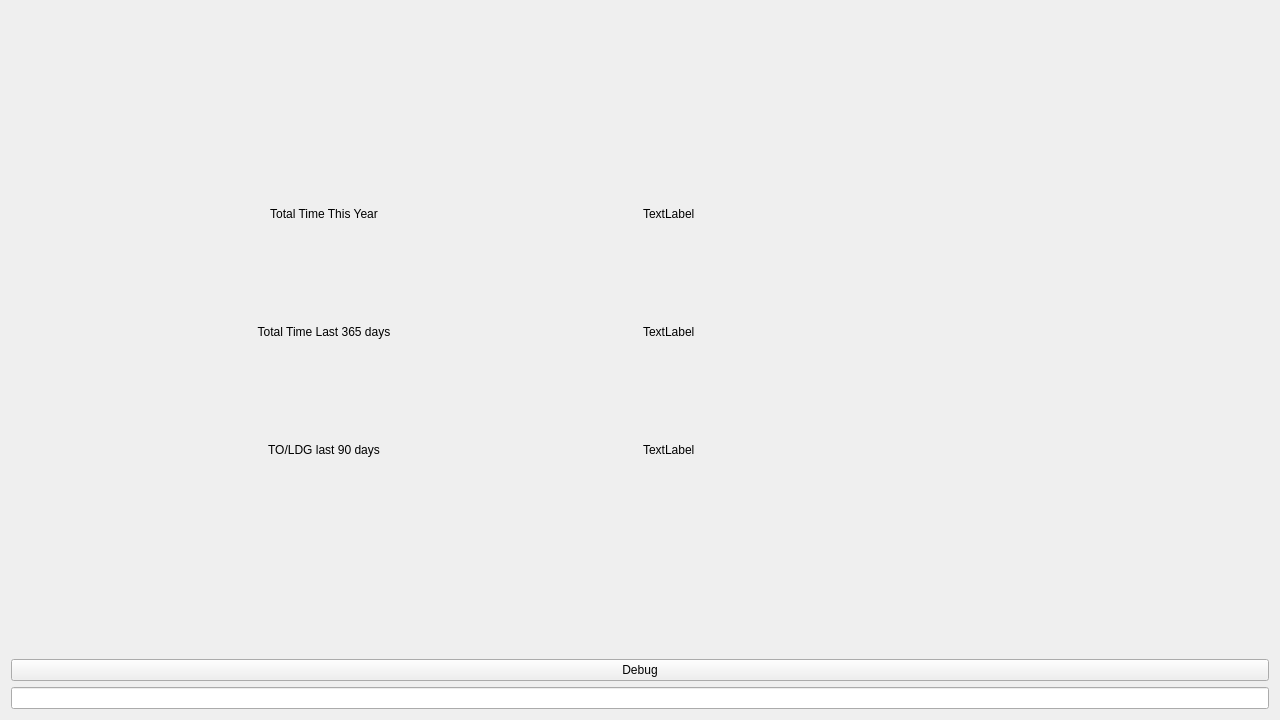
<?xml version="1.0" encoding="UTF-8"?>
<ui version="4.0">
 <class>homeWidget</class>
 <widget class="QWidget" name="homeWidget">
  <property name="geometry">
   <rect>
    <x>0</x>
    <y>0</y>
    <width>1280</width>
    <height>720</height>
   </rect>
  </property>
  <property name="windowTitle">
   <string>Form</string>
  </property>
  <layout class="QGridLayout" name="gridLayout">
   <item row="0" column="0">
    <layout class="QGridLayout" name="gridLayout_2">
     <item row="0" column="0">
      <widget class="QLabel" name="totalTimeThisYearLabel">
       <property name="text">
        <string>Total Time This Year</string>
       </property>
       <property name="alignment">
        <set>Qt::AlignBottom|Qt::AlignHCenter</set>
       </property>
      </widget>
     </item>
     <item row="0" column="1">
      <widget class="QLabel" name="totalTimeThisYearDisplay">
       <property name="text">
        <string>TextLabel</string>
       </property>
       <property name="alignment">
        <set>Qt::AlignBottom|Qt::AlignLeading|Qt::AlignLeft</set>
       </property>
      </widget>
     </item>
     <item row="1" column="0">
      <widget class="QLabel" name="totalTime365DaysLabel">
       <property name="text">
        <string>Total Time Last 365 days</string>
       </property>
       <property name="alignment">
        <set>Qt::AlignCenter</set>
       </property>
      </widget>
     </item>
     <item row="1" column="1">
      <widget class="QLabel" name="totalTime365DaysDisplay">
       <property name="text">
        <string>TextLabel</string>
       </property>
      </widget>
     </item>
     <item row="2" column="0">
      <widget class="QLabel" name="ToLdgLabel">
       <property name="text">
        <string>TO/LDG last 90 days</string>
       </property>
       <property name="alignment">
        <set>Qt::AlignHCenter|Qt::AlignTop</set>
       </property>
      </widget>
     </item>
     <item row="2" column="1">
      <widget class="QLabel" name="ToLdgDisplay">
       <property name="text">
        <string>TextLabel</string>
       </property>
       <property name="alignment">
        <set>Qt::AlignLeading|Qt::AlignLeft|Qt::AlignTop</set>
       </property>
      </widget>
     </item>
    </layout>
   </item>
   <item row="1" column="0">
    <widget class="QPushButton" name="pushButton">
     <property name="text">
      <string>Debug</string>
     </property>
    </widget>
   </item>
   <item row="2" column="0">
    <widget class="QLineEdit" name="lineEdit"/>
   </item>
  </layout>
 </widget>
 <resources/>
 <connections/>
</ui>
